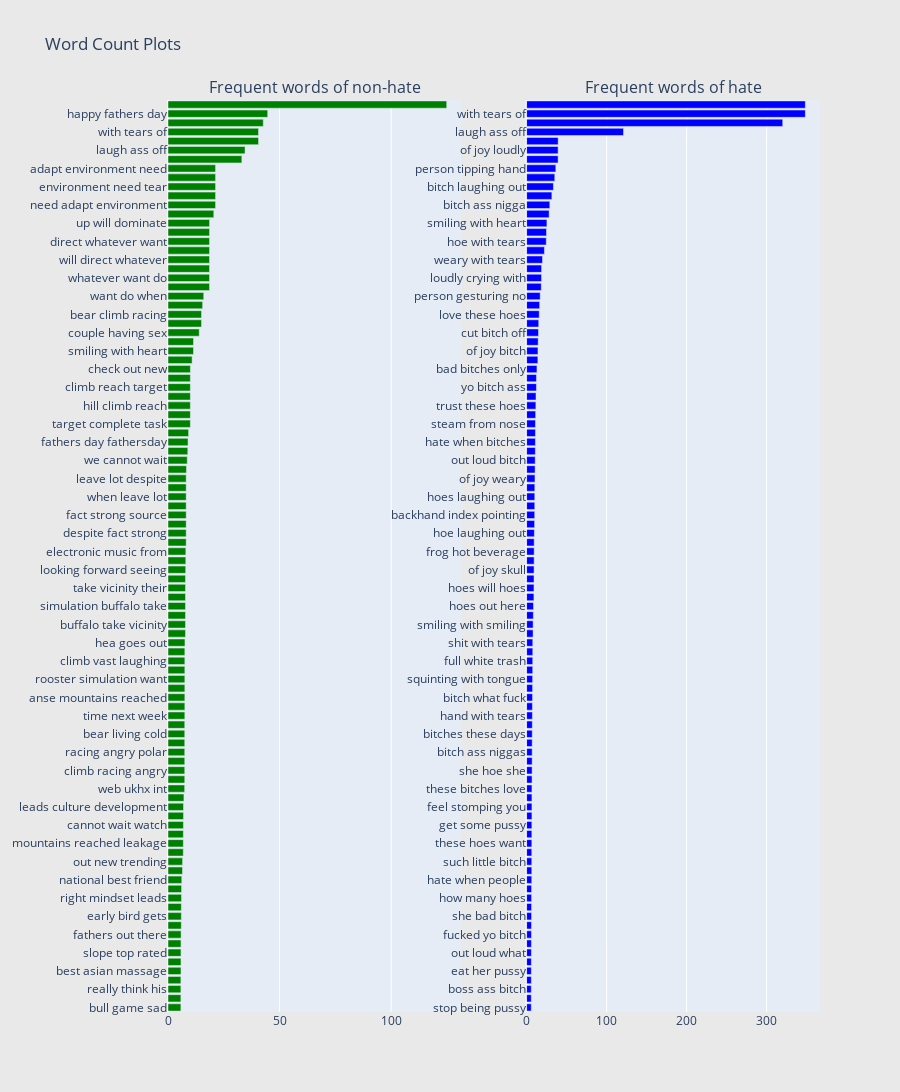

This figure's notebook cell:
### Code cell
#only 3
fig = tools.make_subplots(rows=1, cols=2, vertical_spacing=0.04,
                          subplot_titles=["Frequent words of non-hate", 
                                          "Frequent words of hate"])
fig.append_trace(trace0, 1, 1)
fig.append_trace(trace1, 1, 2)
fig['layout'].update(height=1200, width=900, paper_bgcolor='rgb(233,233,233)', title="Word Count Plots")
py.iplot(fig, filename='word-plots')

### Figure 1 — Plotly figure (JSON) as saved in the notebook; plotly's stock layout.template omitted (floating-point values rounded to 4 significant figures)
{"data": [{"marker": {"color": "green"}, "orientation": "h", "showlegend": false, "type": "bar", "x": [5.77, 5.77, 5.77, 5.77, 5.818, 5.818, 5.818, 5.818, 5.87, 5.962, 5.971, 5.971, 6.056, 6.078, 6.166, 6.509, 6.531, 6.852, 6.871, 6.878, 6.912, 6.953, 6.953, 7.136, 7.466, 7.512, 7.512, 7.512, 7.512, 7.512, 7.512, 7.512, 7.544, 7.553, 7.553, 7.553, 7.553, 7.553, 7.553, 7.553, 7.604, 7.837, 7.841, 7.841, 7.841, 7.841, 7.841, 7.841, 7.938, 7.982, 8, 8.15, 8.15, 8.15, 8.15, 8.15, 8.15, 8.15, 8.15, 8.276, 8.632, 8.876, 8.986, 9.23, 10.03, 10.03, 10.03, 10.03, 10.03, 10.03, 10.04, 10.81, 11.43, 11.43, 14, 15.02, 15.02, 15.52, 16.02, 18.61, 18.61, 18.61, 18.61, 18.61, 18.61, 18.61, 18.61, 20.52, 21.32, 21.32, 21.32, 21.32, 21.32, 33.09, 34.53, 40.57, 40.57, 42.7, 44.67, 124.9], "xaxis": "x", "y": ["bull game sad", "attack bull game", "really think his", "empty around city", "best asian massage", "top rated spa", "slope top rated", "park slope top", "fathers out there", "never go bed", "early bird gets", "bird gets worm", "right mindset leads", "homes do way", "national best friend", "mindset leads culture", "out new trending", "living cold places", "mountains reached leakage", "world we live", "cannot wait watch", "culture development organizations", "leads culture development", "tear city material", "web ukhx int", "polar bear living", "climb racing angry", "angry polar bear", "racing angry polar", "racing polar bear", "bear living cold", "climb racing polar", "time next week", "simulation want climb", "anse mountains reached", "laughing anse mountains", "rooster simulation want", "vast laughing anse", "climb vast laughing", "want climb vast", "hea goes out", "happy th bihday", "buffalo take vicinity", "buffalo simulation buffalo", "simulation buffalo take", "their homes do", "take vicinity their", "vicinity their homes", "looking forward seeing", "here we go", "electronic music from", "chase when leave", "despite fact strong", "bull chase when", "fact strong source", "attack bull chase", "when leave lot", "lot despite fact", "leave lot despite", "task survive strong", "we cannot wait", "keep simple stupid", "fathers day fathersday", "orange new black", "target complete task", "bull hill climb", "hill climb reach", "reach target complete", "climb reach target", "complete task survive", "check out new", "dads out there", "smiling with heart", "with heart eyes", "couple having sex", "polar bear climb", "bear climb racing", "no matter what", "want do when", "bull will direct", "whatever want do", "dominate bull will", "will direct whatever", "will dominate bull", "direct whatever want", "bull up will", "up will dominate", "need tear city", "need adapt environment", "simulator need adapt", "environment need tear", "gorilla simulator need", "adapt environment need", "cannot wait see", "laugh ass off", "tears of joy", "with tears of", "gbp get here", "happy fathers day", "laughing out loud"], "yaxis": "y"}, {"marker": {"color": "blue"}, "orientation": "h", "showlegend": false, "type": "bar", "x": [5.827, 5.831, 5.854, 5.924, 5.928, 5.938, 5.971, 6.035, 6.08, 6.111, 6.202, 6.205, 6.206, 6.227, 6.435, 6.455, 6.463, 6.469, 6.526, 6.55, 6.583, 6.657, 6.657, 6.664, 6.702, 6.804, 6.876, 6.906, 6.952, 6.991, 7.044, 7.125, 7.226, 7.262, 7.43, 7.48, 7.532, 7.631, 7.675, 7.723, 7.726, 8.095, 8.158, 8.461, 8.65, 9.125, 9.205, 9.273, 9.32, 9.412, 9.451, 9.474, 9.715, 10.01, 10.14, 10.2, 10.23, 10.28, 10.47, 10.62, 10.75, 10.93, 11.02, 11.08, 11.08, 11.34, 11.59, 11.75, 12.3, 12.32, 12.95, 14.09, 14.21, 14.48, 14.89, 15.15, 15.8, 16.31, 16.98, 18.33, 18.67, 18.73, 19.87, 22.28, 24.57, 24.85, 25.38, 28.15, 28.99, 31.58, 33.55, 35.21, 36.52, 39.37, 39.37, 39.45, 121.1, 320.1, 348.4, 348.4], "xaxis": "x2", "y": ["stop being pussy", "money with wings", "boss ass bitch", "index pointing right", "eat her pussy", "pussy ass nigga", "out loud what", "hand victory hand", "fucked yo bitch", "these hoes got", "she bad bitch", "stop being hoe", "how many hoes", "we love these", "hate when people", "pussy ass niggas", "such little bitch", "pussy with tears", "these hoes want", "shut fuck up", "get some pussy", "stomping you listen", "feel stomping you", "bitches out here", "these bitches love", "raised hand with", "she hoe she", "stop being bitch", "bitch ass niggas", "pussy laughing out", "bitches these days", "big booty bitches", "hand with tears", "big booty hoe", "bitch what fuck", "ass off bitch", "squinting with tongue", "see no evil", "full white trash", "screaming in fear", "shit with tears", "fuck yo bitch", "smiling with smiling", "grinning with sweat", "hoes out here", "some hoe shit", "hoes will hoes", "speak no evil", "of joy skull", "stupid ass bitch", "frog hot beverage", "bitches only thing", "hoe laughing out", "bitches laughing out", "backhand index pointing", "her right pussy", "hoes laughing out", "bitch smiling with", "of joy weary", "fuck her right", "out loud bitch", "beaming with smiling", "hate when bitches", "with steam from", "steam from nose", "hoe ass nigga", "trust these hoes", "with medical mask", "yo bitch ass", "bitch laugh ass", "bad bitches only", "keep simple stupid", "of joy bitch", "hoes with tears", "cut bitch off", "bitches with tears", "love these hoes", "no evil monkey", "person gesturing no", "crying with tears", "loudly crying with", "with smiling eyes", "weary with tears", "winking with tongue", "hoe with tears", "smiling with horns", "smiling with heart", "with heart eyes", "bitch ass nigga", "smiling with sunglasses", "bitch laughing out", "these hoes loyal", "person tipping hand", "joy loudly crying", "of joy loudly", "bitch with tears", "laugh ass off", "laughing out loud", "with tears of", "tears of joy"], "yaxis": "y2"}], "layout": {"annotations": [{"font": {"size": 16}, "showarrow": false, "text": "Frequent words of non-hate", "x": 0.225, "xanchor": "center", "xref": "paper", "y": 1, "yanchor": "bottom", "yref": "paper"}, {"font": {"size": 16}, "showarrow": false, "text": "Frequent words of hate", "x": 0.775, "xanchor": "center", "xref": "paper", "y": 1, "yanchor": "bottom", "yref": "paper"}], "height": 1200, "paper_bgcolor": "rgb(233,233,233)", "title": {"text": "Word Count Plots"}, "width": 900, "xaxis": {"anchor": "y", "domain": [0, 0.45]}, "xaxis2": {"anchor": "y2", "domain": [0.55, 1]}, "yaxis": {"anchor": "x", "domain": [0, 1]}, "yaxis2": {"anchor": "x2", "domain": [0, 1]}}}
